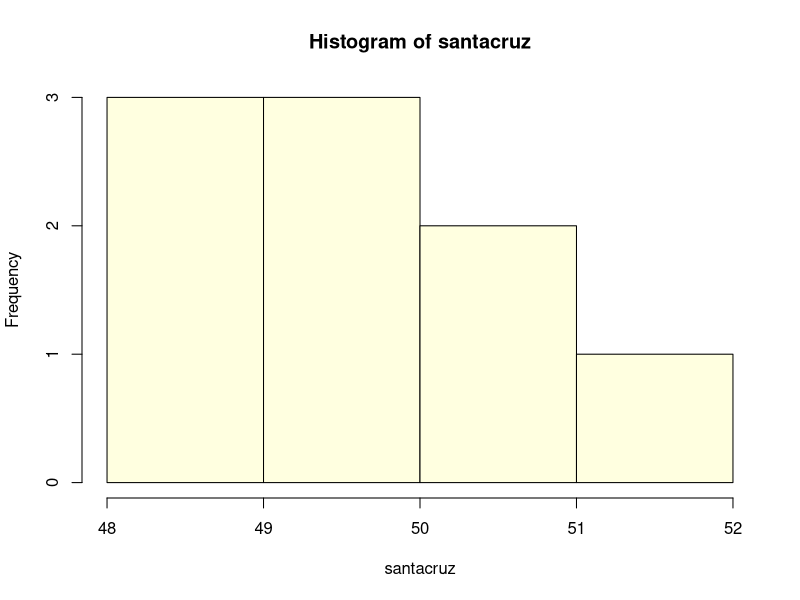
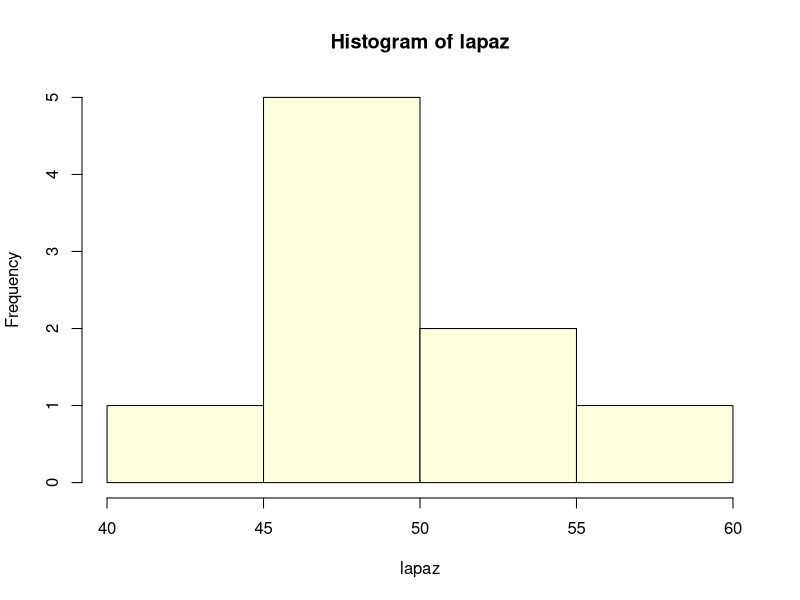

Reproduce these figures in R, in order.
## ---- chunk 1
a <- c(9,10,11,12,13,14,15)
b <- c(6,8,10,12,14,16,18)
mean(a)
mean(b)
## ---- chunk 2
median(a)
median(b)
## ---- chunk 3
santacruz <- c(48,49,49,50,50,50,51,51,52)
mean(santacruz) # promedio planta Santa Cruz
## ---- chunk 4
# Rango
range(santacruz)
## ---- chunk 5
hist(santacruz, col = "lightyellow")
## ---- chunk 6
# Planta La Paz
lapaz <- c(40,47,47,50,50,50,53,53,60)
mean(lapaz) # Promedio planta La Paz
## ---- chunk 7
# Rango
range(lapaz)
## ---- chunk 8
hist(lapaz, col = "lightyellow")
## ---- chunk 9
diff(range(santacruz))
## ---- chunk 10
diff(range(lapaz))
## ---- chunk 11
var(santacruz)
## ---- chunk 12
var(lapaz)
## ---- chunk 13
medidas.tallo <- c(76,72,65,70,82)
medidas.tallo
## ---- chunk 14
mean(medidas.tallo)
## ---- chunk 15
obser <- medidas.tallo
desv <- medidas.tallo - mean(medidas.tallo)
desv.al.cuad <- desv^2
## ---- chunk 16
obser
## ---- chunk 17
desv
## ---- chunk 18
desv.al.cuad
## ---- chunk 19
df <- data.frame(obser, desv, desv.al.cuad)
df
## ---- chunk 20
nrow(df)
## ---- chunk 21
sd(desv)
